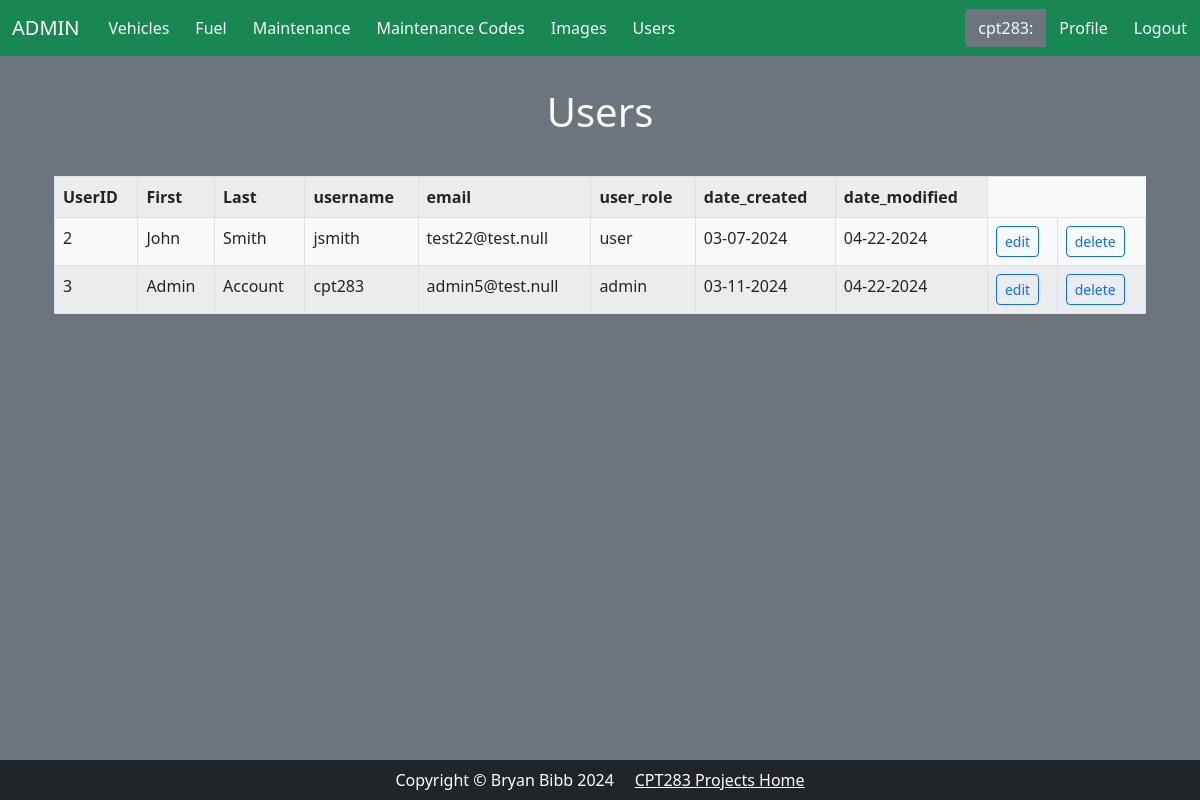
/admin/users.php (signed in), run on the app's committed database.
### tables this page shows
CREATE TABLE `users` (
  `user_id` int NOT NULL,
  `first_name` varchar(50) NOT NULL,
  `last_name` varchar(50) NOT NULL,
  `username` char(20) NOT NULL,
  `password` varchar(100) NOT NULL,
  `email` varchar(60) NOT NULL,
  `user_role` varchar(26) NOT NULL,
  `date_created` datetime DEFAULT NULL,
  `date_lastlogin` datetime DEFAULT NULL,
  `date_modified` datetime DEFAULT NULL,
  `entry_user_ID` int DEFAULT NULL,
  `edit_user_ID` int DEFAULT NULL,
  `status` int DEFAULT NULL
);

### admin/users.php (the view, shortened to what this page needs)
<!DOCTYPE html>
<html lang="en">
<?php include('header.php') ?>
<body class="bg-secondary">
<?php require('config.php');
$query = 'SELECT * FROM users
    WHERE status = 1';
$statement = $db->prepare($query);
$statement->execute();
$users = $statement->fetchAll();
?>
<div class="card-header py-3 text-center text-light m-5 my-3">
    <h1>Users</h1>
</div>
<div class="container w-auto px-lg-4 py-0">
    <table class="table table-striped table-bordered table-responsive bg-light">
        <tr>
            <th>UserID</th>
            <th>First</th>
            <th>Last</th>
            <th>username</th>
            <th>email</th>
            <th>user_role</th>
            <th>date_created</th>
            <th>date_modified</th>
        </tr>
        <?php foreach ($users as $user) : ?>
            <tr>
                <td><?php echo $user['user_id']; ?></td>
                <td><?php echo $user['first_name']; ?></td>
                <td><?php echo $user['last_name']; ?></td>
                <td><?php echo $user['username']; ?></td>
                <td><?php echo $user['email']; ?></td>
                <td><?php echo $user['user_role']; ?></td>
                <td><?php echo date('m-d-Y', strtotime($user['date_created'])); ?></td>
                <td><?php echo date('m-d-Y', strtotime($user['date_modified'])); ?></td>
                <td>
                    <form action="edit_user.php" method="post"
                          id="edit_user_form">
                        <button type="submit" class="btn btn-outline-primary btn-sm" name="user_id"
                                value="<?php echo $user['user_id'];?>">edit</button>
                    </form>
                </td>
                <td>
                    <form action="delete_user.php" method="post"
                          id="delete_user_form">
                        <button type="submit" class="btn btn-outline-primary btn-sm" name="fuel_id"
                                value="<?php echo $user['user_id'];?>">delete</button>
                    </form>
                </td>
            </tr>
        <?php endforeach; ?>
    </table>
</div>
<?php include('footer.php');?>
</body>
</html>

### data on the page
users: user_id "2", first_name "John", last_name "Smith", username "jsmith", email "test22@test.null", user_role "user", date_created "03-07-2024", date_modified "04-22-2024"
users: user_id "3", first_name "Admin", last_name "Account", username "cpt283", email "admin5@test.null", user_role "admin", date_created "03-11-2024", date_modified "04-22-2024"

### other printed values
$_SESSION['name'] "cpt283"
